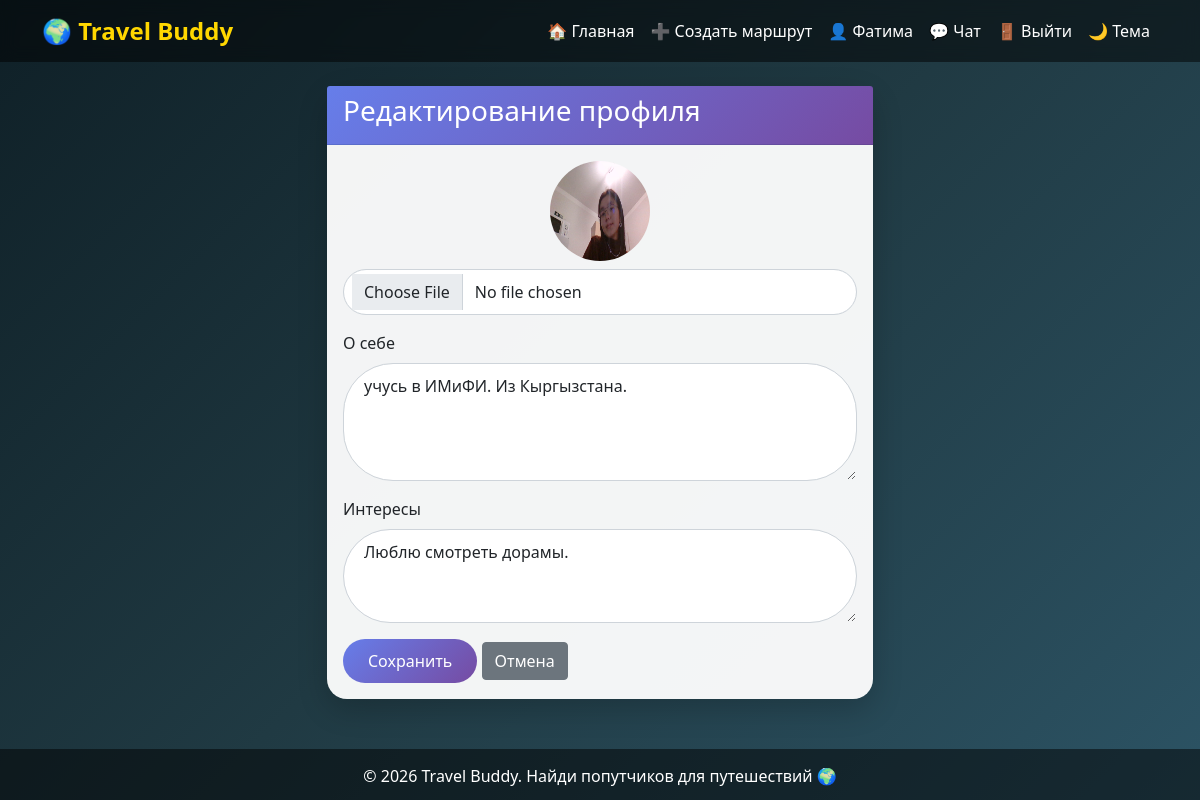
Screenshot of /users/profile/1/edit/ (signed in) with the database file from the repository.
### users/models.py (models this page shows, shortened)
class User(AbstractUser):
    avatar = models.ImageField(upload_to='avatars/', blank=True, null=True)
    bio = models.TextField(blank=True)
    interests = models.TextField(blank=True)
    rating = models.DecimalField(max_digits=3, decimal_places=2, default=0.00)
    is_active = models.BooleanField(default=True)
    is_admin = models.BooleanField(default=False)
    class Meta:
        verbose_name = 'Пользователь'
        verbose_name_plural = 'Пользователи'

### users/views.py (the view, shortened to what this page needs)
# urls.py: path('profile/<int:user_id>/edit/', views.profile_edit, name='profile_edit'),
@login_required
@log_action('Редактирование профиля')
def profile_edit(request, user_id):
    profile_user = get_object_or_404(User, id=user_id)
    if profile_user != request.user:
        return redirect('profile', user_id=profile_user.id)
    return render(request, 'users/profile_edit.html', {'profile_user': profile_user})

### travel_buddy/utils.py (called while the page is built)
def log_action(message):
    def decorator(func):
        @functools.wraps(func)
        def wrapper(request, *args, **kwargs):
            if request.user.is_authenticated:
                log_msg = f"[{now()}] Пользователь: {request.user.username} | IP: {request.META.get('REMOTE_ADDR')} | {message} | URL: {request.path}"
            else:
                log_msg = f"[{now()}] Пользователь: Аноним | IP: {request.META.get('REMOTE_ADDR')} | {message} | URL: {request.path}"
            logger.info(log_msg)
            return func(request, *args, **kwargs)
        return wrapper
    return decorator

### users/templates/users/profile_edit.html (shortened to what this page needs)
{% extends 'base.html' %}
{% block content %}
<div class="row justify-content-center">
    <div class="col-md-6">
        <div class="card">
            <div class="card-header bg-warning"><h3>Редактирование профиля</h3></div>
            <div class="card-body">
                <form method="post" enctype="multipart/form-data">
                    <div class="text-center">
                        {% if profile_user.avatar %}
                            <img src="{{ profile_user.avatar.url }}" style="width:100px;height:100px;border-radius:50%;">
                        {% endif %}
                        <input type="file" name="avatar" class="form-control mt-2">
                    </div>
                    <div class="mb-3 mt-3"><label class="form-label">О себе</label><textarea name="bio" class="form-control" rows="4">{{ profile_user.bio }}</textarea></div>
                    <div class="mb-3"><label class="form-label">Интересы</label><textarea name="interests" class="form-control" rows="3">{{ profile_user.interests }}</textarea></div>
                    <button type="submit" class="btn btn-primary">Сохранить</button>
                    <a href="{% url 'profile' profile_user.id %}" class="btn btn-secondary">Отмена</a>
                </form>
            </div>
        </div>
    </div>
</div>
{% endblock %}

### templates/base.html (shortened to what this page needs)
<!DOCTYPE html>
<html lang="ru">
<head>
    <link href="https://cdn.jsdelivr.net/npm/bootstrap@5.1.3/dist/css/bootstrap.min.css" rel="stylesheet">
</head>
<body>
    <nav class="navbar navbar-expand-lg navbar-dark">
        <div class="container">
            <a class="navbar-brand" href="{% url 'home' %}">🌍 Travel Buddy</a>
            <div class="collapse navbar-collapse" id="navbarNav">
                <ul class="navbar-nav ms-auto">
                    <li class="nav-item"><a class="nav-link" href="{% url 'home' %}">🏠 Главная</a></li>
                    {% if user.is_authenticated %}
                        <li class="nav-item"><a class="nav-link" href="{% url 'route_create' %}">➕ Создать маршрут</a></li>
                        <li class="nav-item"><a class="nav-link" href="{% url 'profile' user.id %}">👤 {{ user.username }}</a></li>
                        <li class="nav-item">
                            <a class="nav-link" href="{% url 'chat_list' %}" style="position: relative;">
                                💬 Чат
                            </a>
                        </li>
                        <li class="nav-item">
                            <form action="{% url 'logout' %}" method="post" style="display: inline;">
                                <button type="submit" class="nav-link btn btn-link" style="background: none; border: none; color: white; text-decoration: none; cursor: pointer;">🚪 Выйти</button>
                            </form>
                        </li>
                    {% else %}
                        <li class="nav-item"><a class="nav-link" href="{% url 'login' %}">🔑 Войти</a></li>
                        <li class="nav-item"><a class="nav-link" href="{% url 'register' %}">📝 Регистрация</a></li>
                    {% endif %}
                    <li class="nav-item">
                        <button id="themeToggle" class="btn btn-link nav-link" style="background: none; border: none;">🌙 Тема</button>
                    </li>
                </ul>
            </div>
        </div>
    </nav>
    <div class="container mt-4">
        {% block content %}
        {% endblock %}
    </div>
    <div class="footer">
        <div class="container">
            <p class="mb-0">© 2026 Travel Buddy. Найди попутчиков для путешествий 🌍</p>
        </div>
    </div>

### templates/base.html (style rules this page uses)
* { margin: 0; padding: 0; box-sizing: border-box; }
body { font-family: 'Segoe UI', Tahoma, Geneva, Verdana, sans-serif; min-height: 100vh; background: linear-gradient(135deg, #0f2027 0%, #203a43 50%, #2c5364 100%); position: relative; transition: background 0.3s ease; }
body::before { content: ''; position: fixed; top: 0; left: 0; right: 0; bottom: 0; background-image: url('https://images.unsplash.com/photo-1469474968028-56623f02e42e?w=1920'); background-size: cover; background-position: center; background-attachment: fixed; opacity: 0.3; z-index: 0; }
.navbar, .container, .footer { position: relative; z-index: 1; }
.navbar { background: rgba(0, 0, 0, 0.5) !important; backdrop-filter: blur(8px); }
.navbar-brand { font-weight: bold; color: #ffd700 !important; font-size: 1.5rem; }
.nav-link { color: white !important; transition: 0.3s; }
.card { background: rgba(255, 255, 255, 0.95); border-radius: 20px; border: none; box-shadow: 0 10px 30px rgba(0, 0, 0, 0.2); }
.card-header { background: linear-gradient(135deg, #667eea, #764ba2); border-radius: 20px 20px 0 0; color: white; }
.btn-primary { background: linear-gradient(135deg, #667eea, #764ba2); border: none; border-radius: 50px; padding: 10px 25px; }
.footer { background: rgba(0, 0, 0, 0.5); color: white; text-align: center; padding: 15px; margin-top: 50px; }
.form-control, .form-select { border-radius: 50px; padding: 10px 20px; }

### rows the page displays
User: username "Фатима", avatar (picture), bio "учусь в ИМиФИ. Из Кыргызстана.", interests "Люблю смотреть дорамы."
